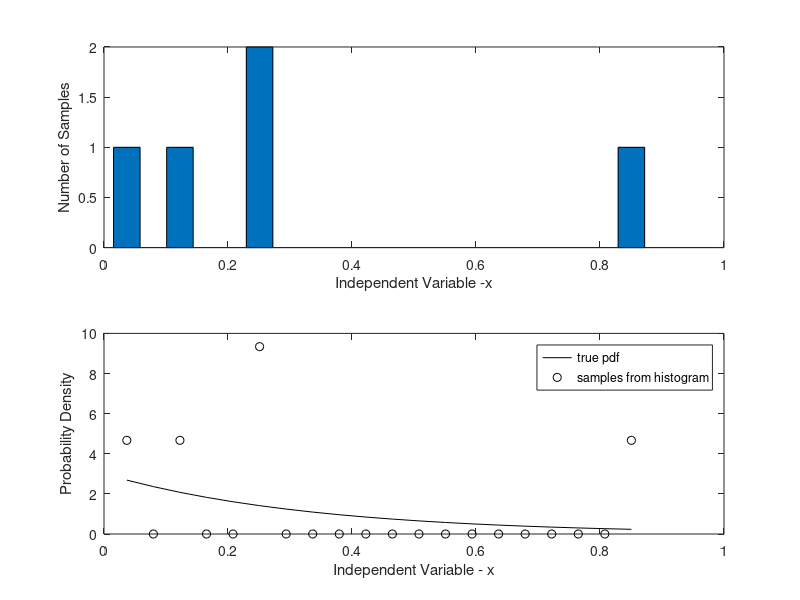

MATLAB code for this plot:
clear all
n = input('Enter number of points >');
b = 3;
u = rand(1,n);
y_exp= -log(u)/b;
[N_samp,x]=hist(y_exp,20);
subplot(2,1,1)
bar(x,N_samp,1)
ylabel('Number of Samples')
xlabel('Independent Variable -x')
subplot(2,1,2)
y=b*exp(-3*x);
del_x=x(3)-x(2);
p_hist = N_samp/n/del_x;
plot(x,y,'k',x,p_hist,'ok')
ylabel('Probability Density')
xlabel('Independent Variable - x')
legend('true pdf','samples from histogram')









